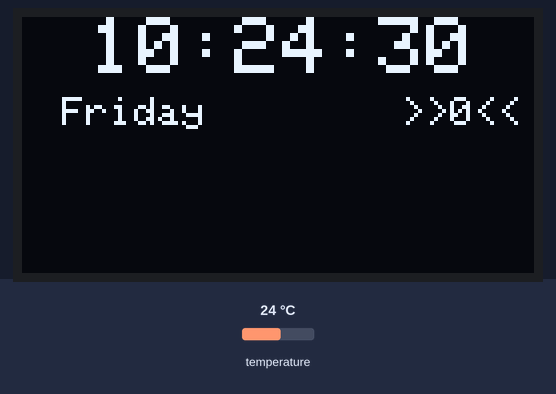
The sketch below on a simulated Arduino Uno, built with avr-gcc and run on an emulated ATmega328P. Parts: 128×64 one-colour display. Inputs (shaded band) come from the test bench; at power-on: temperature 24 °C. The display library's start-up logo is not drawn; the local clock reads 2024-03-15 10:24:30 at power-on unless the sketch sets it; what the sketch prints to the serial monitor is not drawn.

Above: at 1.2 s.
1.3 s: temperature set to 12 °C
At 2.2 s:
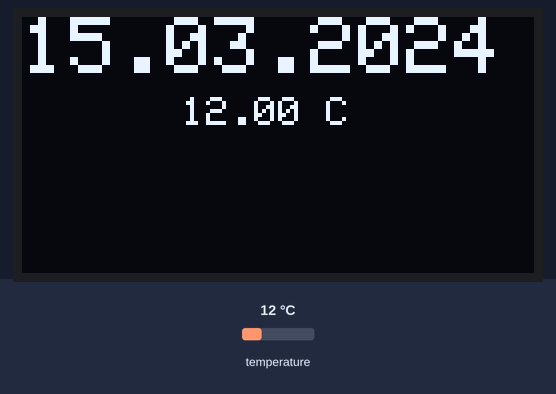
At 4.0 s:
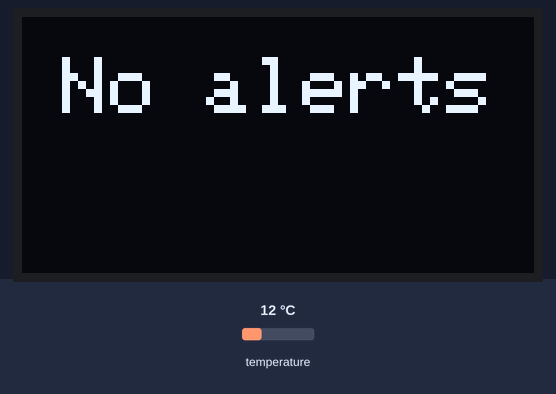
6.3 s: temperature set to 0 °C
At 7.6 s:
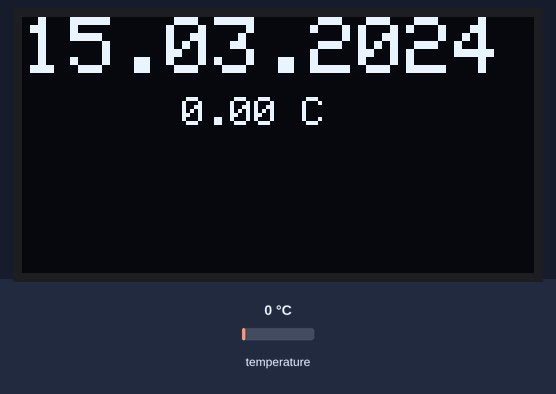
Timing chart, 0 to 9.3 s (numbered marks = the images above; inputs shaded):
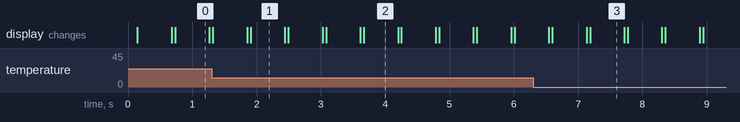

The sketch:

clock-code.ino
```cpp
//                                      $$\                            $$$$$$\
//                                      $$ |                          $$  __$$\
//         $$$$$$$\  $$$$$$\   $$$$$$$\ $$$$$$$\  $$\   $$\ $$\   $$\ $$ /  \__|
//        $$  _____| \____$$\ $$  _____|$$  __$$\ $$ |  $$ |$$ |  $$ |$$$$$$$\
//        \$$$$$$\   $$$$$$$ |\$$$$$$\  $$ |  $$ |$$ |  $$ |$$ |  $$ |$$  __$$\
//         \____$$\ $$  __$$ | \____$$\ $$ |  $$ |$$ |  $$ |$$ |  $$ |$$ /  $$ |
//        $$$$$$$  |\$$$$$$$ |$$$$$$$  |$$ |  $$ |\$$$$$$  |\$$$$$$  | $$$$$$  |
//        \_______/  \_______|\_______/ \__|  \__| \______/  \______/  \______/
//
// Author: Sashwat K
// Created On: 17 Jan 2019
// Revision: 1
// Last Edited: 31 Jan 2019

#include <SPI.h>  // adafruit display driver header file
#include <Wire.h> // adafruit display driver header file
#include <Adafruit_GFX.h> // adafruit display driver header file
#include <Adafruit_SSD1306.h> // adafruit display model header file
#include <DS3231.h> // RTC module library header file

#define OLED_RESET 4 //OLED
Adafruit_SSD1306 display(OLED_RESET); //OLED

DS3231  rtc(SDA, SCL); // Init the DS3231 using the hardware interface

String current_day; // To store current day
String current_date; // To store current date
String current_time; // To store current time
String current_temperature; // To store current temperature
String your_birthday = "06.02"; // Set your birthday in format (DD/MM)
String temp_date = "00.00"; // Temp variable
int disp_screen=0; // To store the screen number
int counter = 0; // A termperory counter

void setup() {
  display.begin(SSD1306_SWITCHCAPVCC, 0x3C); // OLED
  display.display(); //initialize display
  display.clearDisplay(); //clear display
  Serial.begin(9600); // Initialize Serial Monitor
}

void loop() {
  int i=0;
  int count=0;
  rtc.begin(); // Initialize the rtc object

  current_day = rtc.getDOWStr(); // Gets current day
  current_date = rtc.getDateStr(); // Gets current date
  current_time = rtc.getTimeStr(); // Gets current time
  current_temperature = rtc.getTemp(); // Gets current temperature

  while(i<=4) { // The following code check if it's birthday or not
    temp_date[i] = current_date[i];
    i++;
    if(temp_date[i] == your_birthday[i]){
      count++;
    }
  }

  // The following code will check the screen every 3 seconds

  if(counter == 3) {
    disp_screen++;
    counter = 0;
  }

  // The following code will reset the disp_screen to 0 if the disp_screen goes above 2.
  if(disp_screen>2) {
    disp_screen = 0;
  }
  display.clearDisplay();
  display.display();
  display.setTextColor(WHITE); // setting text color

  // Display screen 1

  if(disp_screen == 0) {
    display.setTextSize(2); // setting text size
    display.setCursor(17,0); // setting position for OLED display
    display.print(current_time);
    display.setTextSize(1.5);
    display.setCursor(10,20);
    display.println(current_day);
    display.setCursor(95,20);
    if(count == 5) {
      display.println(">>1<<");
    }
    else {
      display.println(">>0<<");
    }
  }

  // Display screen 2

  else if(disp_screen == 1) {
    display.setTextSize(2); // setting text size
    display.setCursor(0,0); // setting position for OLED display
    display.print(current_date);
    display.setTextSize(1.5); // Set text size
    display.setCursor(40,20);
    display.print(current_temperature);
    display.print(" C");
  }
  // Display screen 3

  else {
    if(count == 5) {
      display.setTextSize(2); // setting text size
      display.setCursor(0,0); // setting position for OLED display
      display.println("Happy Bday");
      display.println("Vijitha !!");
      display.display();
    }
    else {
      display.setTextSize(2); // setting text size
      display.setCursor(10,10); // setting position for OLED display
      display.println("No alerts");
    }
  }

  //Printing all the stuff on the serial monitor
  // Shows the day
  Serial.print("Day: ");
  Serial.print(current_day);
  Serial.print(" ");

  // Shows the date
  Serial.print("Date: ");
  Serial.print(current_date);
  Serial.print(" ");

  // Shows the time
  Serial.print("Time: ");
  Serial.print(current_time);
  Serial.print(" ");

  //Show Temperature
  Serial.print("Temperature: ");
  Serial.print(current_temperature);
  Serial.print(" ");

  //Show Screen number
  Serial.print("Screen number: ");
  Serial.print(disp_screen);
  Serial.print(" ");

  //Show Counter
  Serial.print("Counter: ");
  Serial.print(counter);
  Serial.print(" ");

  //Show birthday or not
  if(count == 5) {
    Serial.print(" ");
    Serial.println("Happy Bday Vijitha");
  }
  display.display();
  counter++;
  delay (500);
}
```

Measured:
- what the display in image 0 shows lasts 0.6 s, from 0.7 s to 1.3 s
